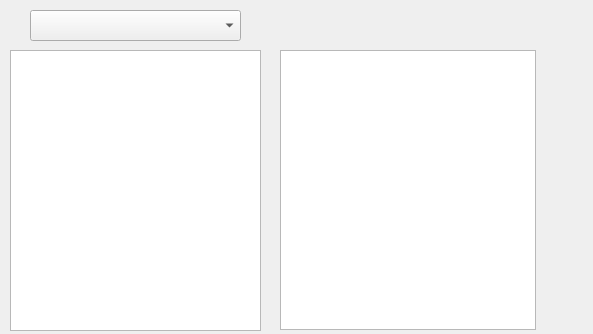
<?xml version="1.0" encoding="UTF-8"?>
<ui version="4.0">
 <class>Explore</class>
 <widget class="QDialog" name="Explore">
  <property name="geometry">
   <rect>
    <x>0</x>
    <y>0</y>
    <width>593</width>
    <height>334</height>
   </rect>
  </property>
  <property name="windowTitle">
   <string>Dialog</string>
  </property>
  <widget class="QTreeView" name="trv_dir">
   <property name="geometry">
    <rect>
     <x>10</x>
     <y>50</y>
     <width>251</width>
     <height>281</height>
    </rect>
   </property>
  </widget>
  <widget class="QListWidget" name="lsw_file">
   <property name="geometry">
    <rect>
     <x>280</x>
     <y>50</y>
     <width>256</width>
     <height>280</height>
    </rect>
   </property>
  </widget>
  <widget class="QComboBox" name="cbb_drivers">
   <property name="geometry">
    <rect>
     <x>30</x>
     <y>10</y>
     <width>211</width>
     <height>31</height>
    </rect>
   </property>
   <property name="font">
    <font>
     <pointsize>14</pointsize>
    </font>
   </property>
  </widget>
 </widget>
 <resources/>
 <connections/>
</ui>
